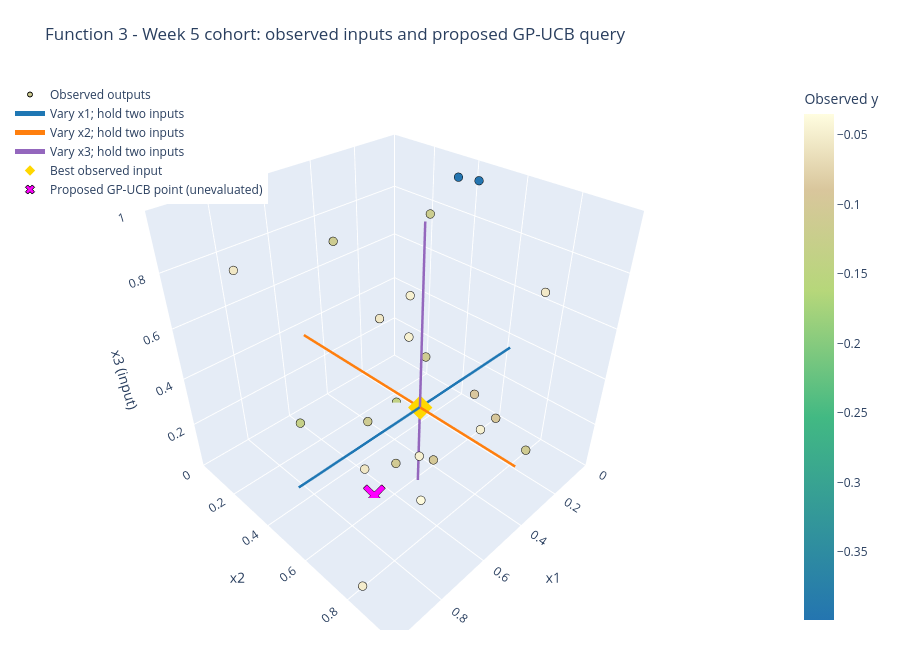

Source (notebook cell):
### Markdown cell above
### Locate the proposal without flattening away an input

The cloud keeps `x1, x2, x3` as input axes and measured output as colour. The gold diamond
is the incumbent; the magenta X is the proposed unevaluated input, with no invented output.

The acquisition matrix shows three **conditional planes through the proposal**, so the
magenta X is on each plane. Each column shares its own colour scale. Black dots appear only
when both displayed coordinates belong to a measurement matching the held coordinate.
The dotted line is the intersection with the full 3D sampled hull; coloured regions outside
it are explicit extrapolations. These planes are not projections of all observed outputs.

### Code cell
proposal_cloud = input_cloud(inputs, raw_y, anchor=anchor, suggestion=next_query,
    title='Function 3 - Week 5 cohort: observed inputs and proposed GP-UCB query')
for trace in proposal_cloud.data:
    if trace.name and 'Hypothetical' in trace.name:
        trace.name = trace.name.replace('Hypothetical', 'Proposed')
proposal_cloud.write_html(figures/'model-query-input-cloud.html', include_plotlyjs=True, config=PLOT_CONFIG)
proposal_cloud.show(config=PLOT_CONFIG)
query_planes = [plane_grid(selected_model, inputs, (a,b), next_query[c], uncertainty=True)
                for a,b,c in PLANE_AXES]
score_figure = plot_gp_score_sections(query_planes, inputs, weight=exploration_weight,
    suggestion=next_query, title='Function 3 - Week 5 cohort: conditional query mean, uncertainty and UCB')
score_figure.supxlabel(
    'Dotted boundary: full 3D sampled hull. Coloured regions outside it are extrapolations.\n'
    'Colours are shared down each column. Black dots match the held input; magenta X is the proposed query.',
    fontsize=9, y=0.02)
score_figure.savefig(figures/'model-query-proposal-sections.png', dpi=160, bbox_inches='tight')
display(score_figure)

### Figure 1 — Plotly figure (JSON) as saved in the notebook; plotly's stock layout.template omitted (floating-point values rounded to 4 significant figures)
{"data": [{"customdata": [-0.1121, -0.08796, -0.1114, -0.03484, -0.04801, -0.1106, -0.3989, -0.1139, -0.1315, -0.09419, -0.04695, -0.106, -0.118, -0.03638, -0.05676, -0.05643, -0.05128, -0.05421, -0.05664, -0.1384, -0.04759, -0.09952, -0.048, -0.3989], "hovertemplate": "x1=%{x:.6f}<br>x2=%{y:.6f}<br>x3=%{z:.6f}<br>Observed y=%{customdata:.4f}<extra></extra>", "marker": {"color": [-0.1121, -0.08796, -0.1114, -0.03484, -0.04801, -0.1106, -0.3989, -0.1139, -0.1315, -0.09419, -0.04695, -0.106, -0.118, -0.03638, -0.05676, -0.05643, -0.05128, -0.05421, -0.05664, -0.1384, -0.04759, -0.09952, -0.048, -0.3989], "colorbar": {"title": {"text": "Observed y"}}, "colorscale": [[0, "#2475b0"], [0.4, "#42b983"], [0.65, "#b6d77a"], [0.85, "#d9c69c"], [1, "#fffde0"]], "line": {"color": "black", "width": 1}, "size": 5}, "mode": "markers", "name": "Observed outputs", "type": "scatter3d", "x": [0.1715, 0.2421, 0.5349, 0.4926, 0.1346, 0.3455, 0.1518, 0.6455, 0.7469, 0.1705, 0.2205, 0.666, 0.04681, 0.6001, 0.966, 0.3351, 0.9545, 0.3523, 0.9038, 0.2337, 0.4926, 0.4912, 0.515, 0.1436], "y": [0.3439, 0.6441, 0.3985, 0.6116, 0.2199, 0.9414, 0.44, 0.3971, 0.2842, 0.697, 0.2978, 0.672, 0.2314, 0.7251, 0.8611, 0.2575, 0.8195, 0.9308, 0.2689, 0.2449, 0.8616, 0.6789, 0.635, 0.5166], "z": [0.2487, 0.2724, 0.1734, 0.3402, 0.4582, 0.2694, 0.9909, 0.9198, 0.2263, 0.1492, 0.3436, 0.2463, 0.7706, 0.06609, 0.5668, 0.4595, 0.04216, 0.8498, 0.8752, 6e-06, 0.3996, 0.1459, 0.15, 0.9974]}, {"line": {"color": "#1f77b4", "width": 5}, "mode": "lines", "name": "Vary x1; hold two inputs", "type": "scatter3d", "x": [0.0, 1.0], "y": [0.6116, 0.6116], "z": [0.3402, 0.3402]}, {"line": {"color": "#ff7f0e", "width": 5}, "mode": "lines", "name": "Vary x2; hold two inputs", "type": "scatter3d", "x": [0.4926, 0.4926], "y": [0.0, 1.0], "z": [0.3402, 0.3402]}, {"line": {"color": "#9467bd", "width": 5}, "mode": "lines", "name": "Vary x3; hold two inputs", "type": "scatter3d", "x": [0.4926, 0.4926], "y": [0.6116, 0.6116], "z": [0.0, 1.0]}, {"marker": {"color": "gold", "size": 8, "symbol": "diamond"}, "mode": "markers", "name": "Best observed input", "type": "scatter3d", "x": [0.4926], "y": [0.6116], "z": [0.3402]}, {"hovertemplate": "x1=%{x:.6f}<br>x2=%{y:.6f}<br>x3=%{z:.6f}<br>Output not measured<extra></extra>", "marker": {"color": "magenta", "line": {"color": "black", "width": 1}, "size": 8, "symbol": "x"}, "mode": "markers", "name": "Proposed GP-UCB point (unevaluated)", "type": "scatter3d", "x": [0.6585], "y": [0.5582], "z": [0.006012]}], "layout": {"height": 650, "legend": {"x": 0, "y": 1}, "margin": {"b": 20, "l": 10, "r": 60, "t": 80}, "scene": {"aspectmode": "cube", "dragmode": "orbit", "xaxis": {"range": [0, 1], "title": {"text": "x1"}}, "yaxis": {"range": [0, 1], "title": {"text": "x2"}}, "zaxis": {"range": [0, 1], "title": {"text": "x3 (input)"}}}, "title": {"text": "Function 3 - Week 5 cohort: observed inputs and proposed GP-UCB query"}}}
